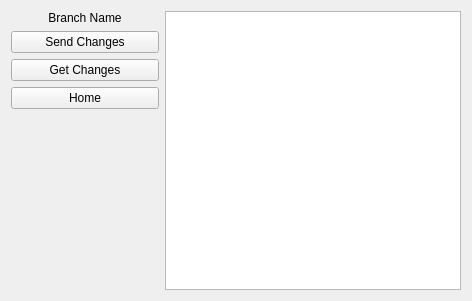
<?xml version="1.0" encoding="UTF-8"?>
<ui version="4.0">
 <class>RepoPanel</class>
 <widget class="QWidget" name="RepoPanel">
  <property name="geometry">
   <rect>
    <x>0</x>
    <y>0</y>
    <width>472</width>
    <height>301</height>
   </rect>
  </property>
  <property name="windowTitle">
   <string/>
  </property>
  <layout class="QHBoxLayout" name="horizontalLayout" stretch="1,2">
   <item>
    <widget class="QWidget" name="verticalLayoutWidget" native="true">
     <layout class="QVBoxLayout" name="verticalLayout" stretch="0,0,0,0,0">
      <property name="leftMargin">
       <number>0</number>
      </property>
      <property name="topMargin">
       <number>0</number>
      </property>
      <property name="rightMargin">
       <number>0</number>
      </property>
      <property name="bottomMargin">
       <number>0</number>
      </property>
      <item>
       <widget class="QLabel" name="branchName">
        <property name="text">
         <string>Branch Name</string>
        </property>
        <property name="alignment">
         <set>Qt::AlignCenter</set>
        </property>
       </widget>
      </item>
      <item>
       <widget class="QPushButton" name="sendChanges">
        <property name="text">
         <string>Send Changes</string>
        </property>
       </widget>
      </item>
      <item>
       <widget class="QPushButton" name="getChanges">
        <property name="text">
         <string>Get Changes</string>
        </property>
       </widget>
      </item>
      <item>
       <widget class="QPushButton" name="mainMenu">
        <property name="text">
         <string>Home</string>
        </property>
       </widget>
      </item>
      <item>
       <spacer name="verticalSpacer">
        <property name="orientation">
         <enum>Qt::Vertical</enum>
        </property>
        <property name="sizeHint" stdset="0">
         <size>
          <width>20</width>
          <height>179</height>
         </size>
        </property>
       </spacer>
      </item>
     </layout>
    </widget>
   </item>
   <item>
    <widget class="QTreeView" name="treeView"/>
   </item>
  </layout>
 </widget>
 <resources/>
 <connections/>
</ui>
